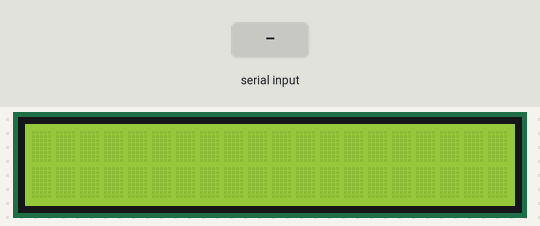
A sketch run on a simulated Arduino Uno, built with avr-gcc and run on an emulated ATmega328P. On the bench: 20×2 character LCD. The inputs (shaded band) are chosen by the test bench.

Above: at 1.2 s.
1.3 s: byte 30 received over Serial
2.8 s: byte 90 received over Serial
At 3.7 s:
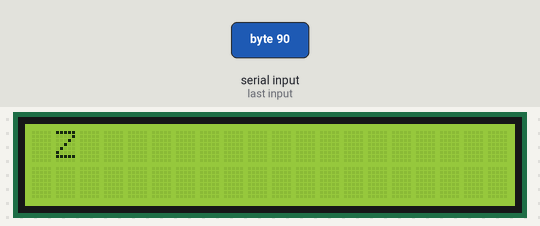
4.3 s: byte 120 received over Serial
At 4.8 s:
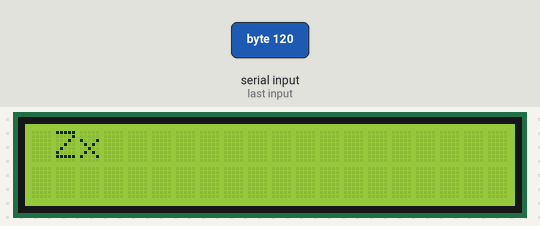
5.8 s: byte 30 received over Serial
7.3 s: byte 90 received over Serial
At 8.3 s:
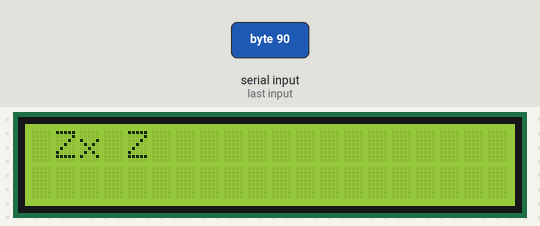
8.8 s: byte 120 received over Serial
At 9.5 s:
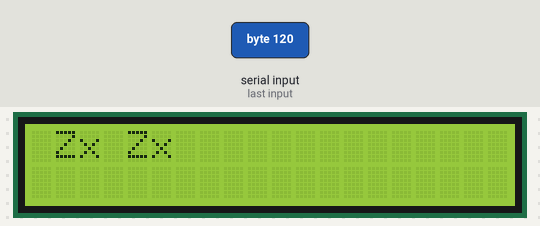
Timing chart, 0 to 11.3 s (numbered marks = the images above; inputs shaded):
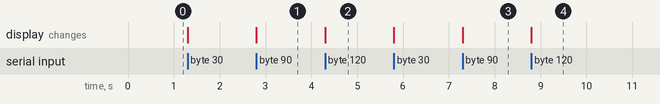

The sketch:

2.ino
```cpp
#include <LiquidCrystal.h>
LiquidCrystal lcd(12,11,5,4,3,2);
void setup()
{
  lcd.begin(20,2);
  Serial.begin(9600);
}
void loop()
{
  char a;
  if(Serial.available())
  {
    a=Serial.read();
    lcd.print(a);
  }
}
```

Measured:
- after the input at 2.8 s, the display: changes at once (image 1)
- after the input at 4.3 s, the display: changes at once (image 2)
- after the input at 7.3 s, the display: changes at once (image 3)
- after the input at 8.8 s, the display: changes at once (image 4)
